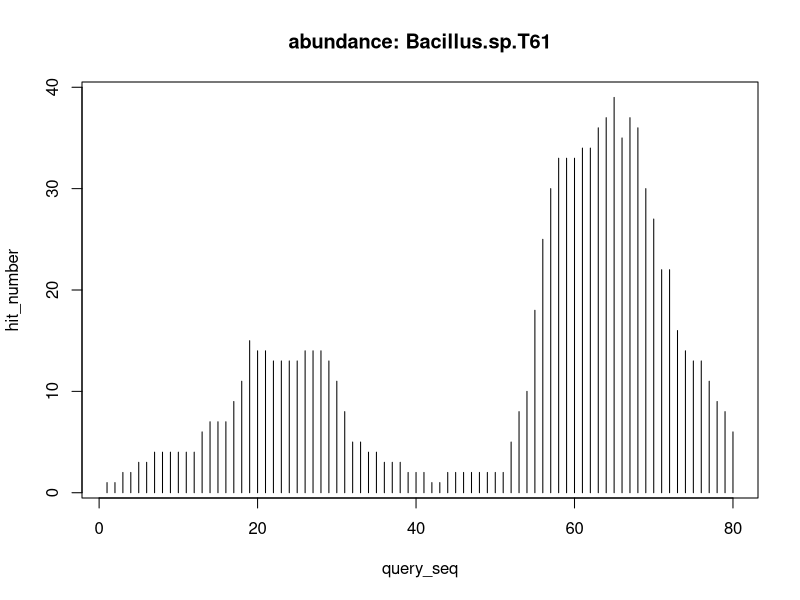

Reproduce this figure in R.
x=c(10,61,4,34,30,59,77,27,5,46,53,69,57,26,66,15,20,44,70,38,79,37,28,35,58,33,11,48,36,18,19,49,23,80,54,42,64,45,9,72,40,75,74,60,68,16,6,1,2,65,67,47,22,51,41,12,32,73,76,8,31,63,78,29,56,55,52,24,39,17,3,25,62,13,14,7,50,71,21,43)
y=c(4,34,2,4,11,33,11,14,3,2,8,30,30,14,35,7,14,2,27,3,8,3,14,4,33,5,4,2,3,11,15,2,13,6,10,1,37,2,4,22,2,13,14,33,36,7,3,1,1,39,37,2,13,2,2,4,5,16,13,4,8,36,9,13,25,18,5,13,2,9,2,13,34,6,7,4,2,22,14,1)
plot(x,y,type="h",main="abundance: Bacillus.sp.T61",xlab="query_seq",ylab="hit_number")